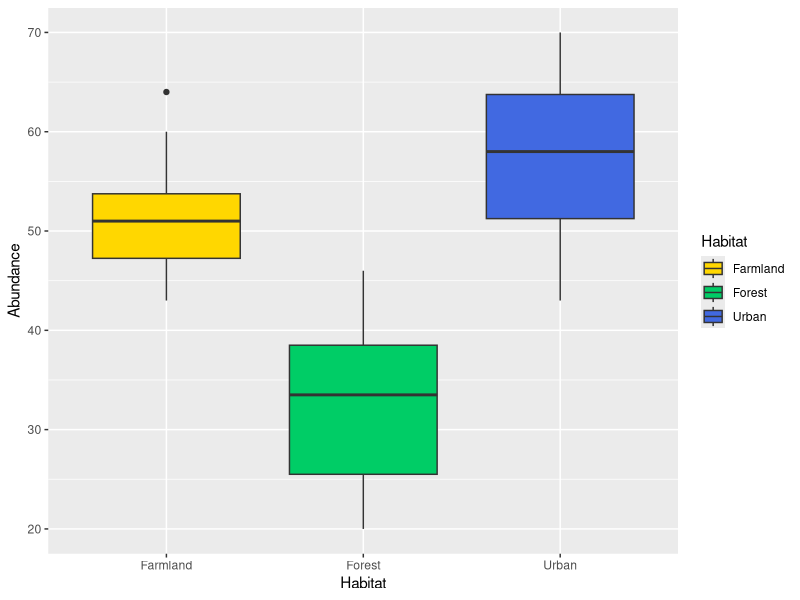
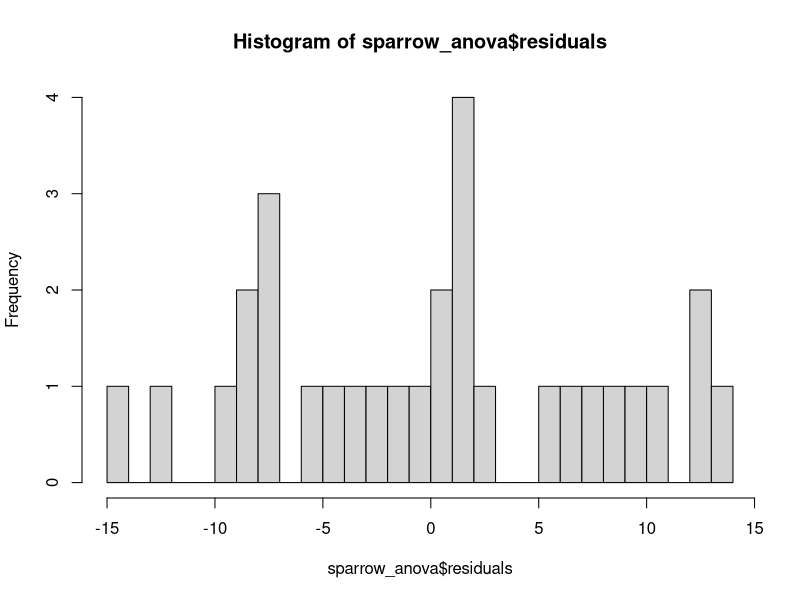
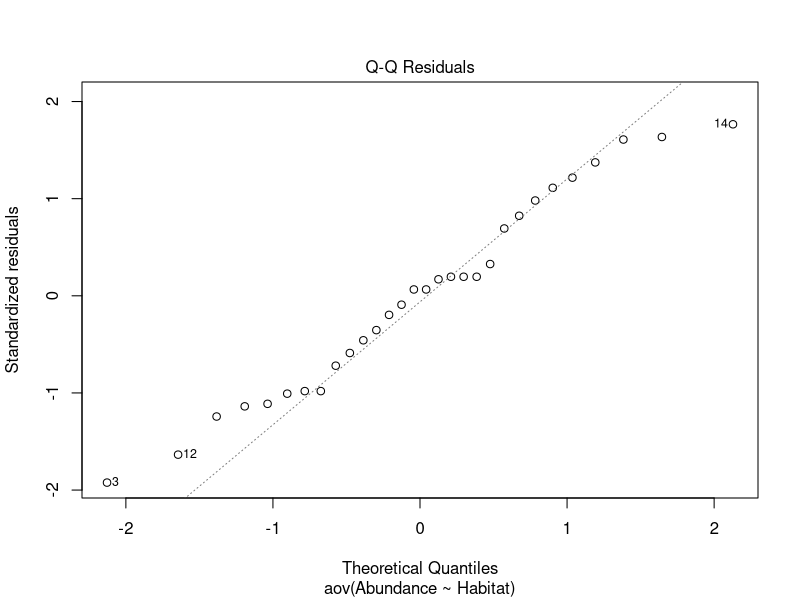
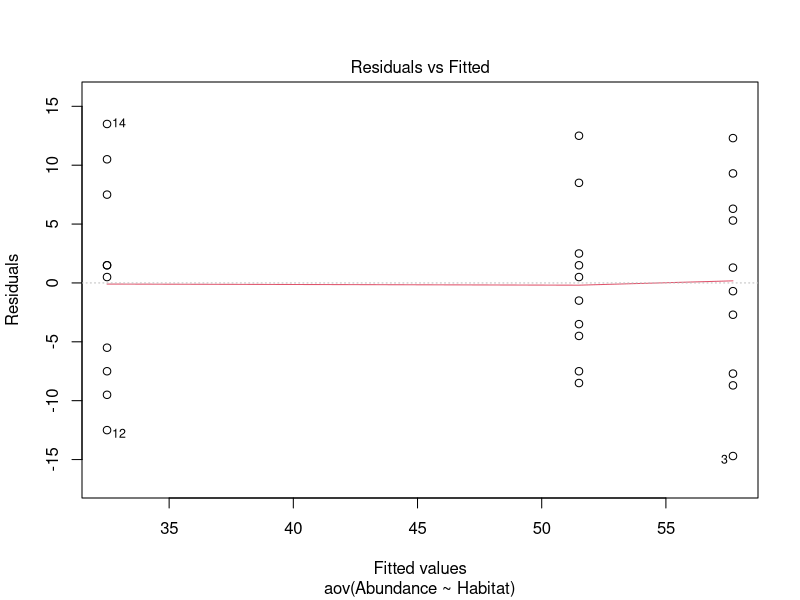
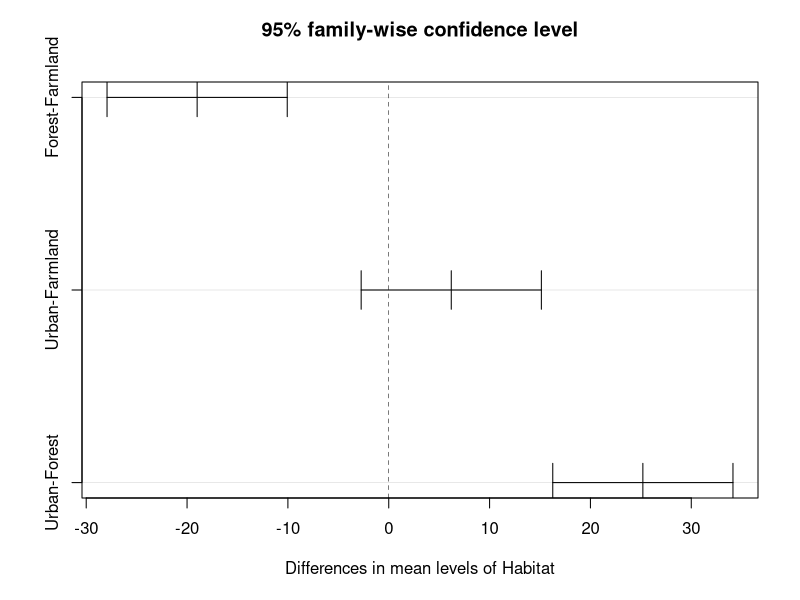
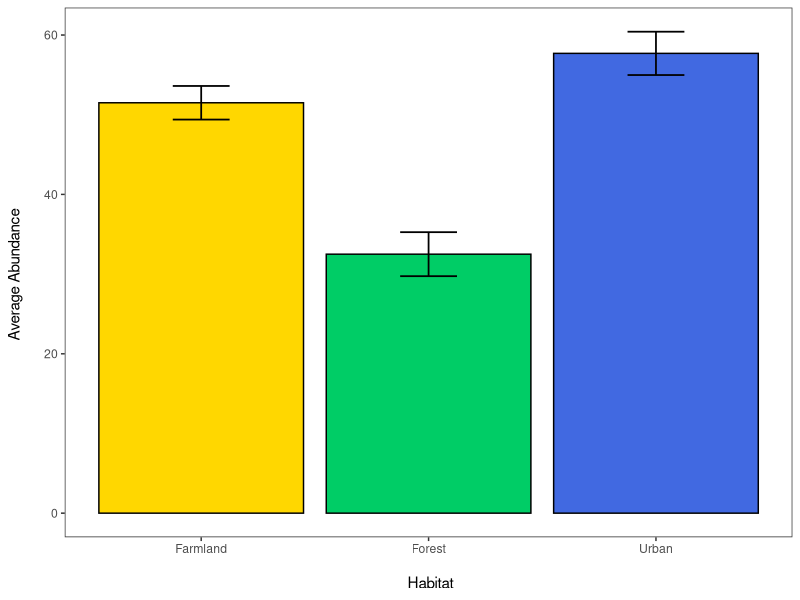
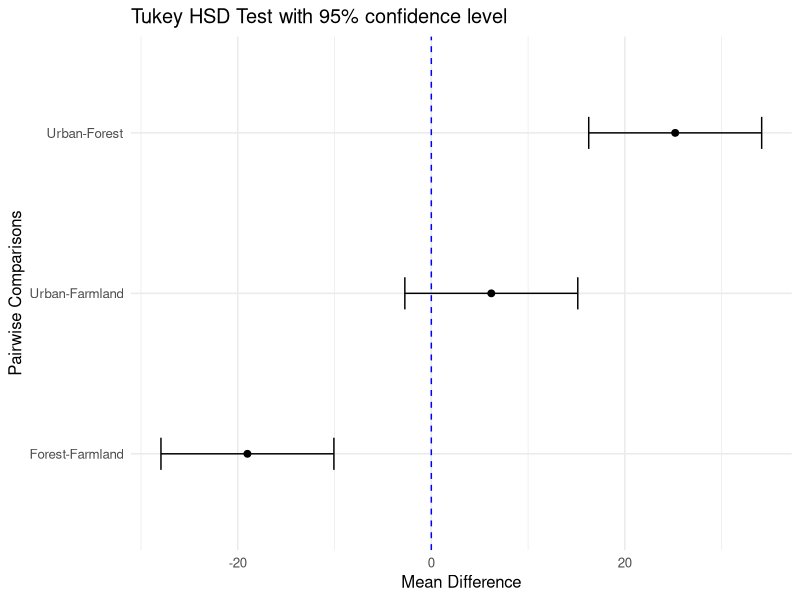

Write the R code that produced these figures, in order.
# ANOVA and Tukey's HSD Tutorial full script

# Written by Abigail Haining (19/11/24)

# Tutorial Aims:
# 1) What is ANOVA and Tukey's Test?
# 2) Research question and hypothesis
# 3) Data manipulation
# 4) Data visualisation
# 5) Running a one-way ANOVA
# 6) Running Tukey's HSD
# 7) Communicating model results


# For 1 & 2 see tutorial ----


# 3) Data manipulation ----

# Set the working directory (enter your own filepath here)
setwd("C:/Users/abiga/OneDrive/3rd year/Data Science in EES/tutorial-Abigail-Louise")

# You can check where your working directory is
getwd()

# Load packages
library(tidyverse)
library(broom)

# Import data
sparrow <- read_csv("data/sparrow_data.csv")

# Check the data
head(sparrow)
print(sparrow)

# Convert data frame to long form
sparrow_long <- gather(sparrow, Habitat, Abundance, c(Urban, Forest, Farmland))

# Check variables
str(sparrow_long)


# 4) Data visualisation ----

# Visualising data with a boxplot
(sparrow_boxplot <- ggplot(sparrow_long,                                      
                           aes(x = Habitat, y = Abundance, fill = Habitat)) + # Setting x axis as habitat and y as abundance 
   geom_boxplot() +                                                           # Adding data as a boxplot
   scale_fill_manual(values = c("gold", "springgreen3", "royalblue")))        # Setting box colours to colourblind friendly colours


# 5) Running a one-way ANOVA ----

# Running a one-way ANOVA of abundance against habitat
sparrow_anova <- aov(Abundance ~ Habitat, data = sparrow_long)

# Printing summary output
summary(sparrow_anova)

# Checking assumptions:

# Normal distribution of residuals - this can be checked by plotting a histogram of the residuals and a normal Q-Q plot

hist(sparrow_anova$residuals, breaks = 30)  # Plotting histogram of residuals and increasing intervals to get a better visualisation
# The residuals do not look normally distributed

plot(sparrow_anova, which = 2) # Plotting Q-Q plot
# There are heavy tails present which suggests the data has a skewed distribution 
# Or the outliers do not follow a normal distribution (by looking at the histogram it appears to be the this)


# Checking for homoscedasticity
plot(sparrow_anova, which = 1)
# The red line is flat against grey dashed line which is what we want to see


# 6) Running Tukey's HSD ----

# Running Tukey's HSD post-hoc test on the anova output and setting the confidence level to 95%
(sparrow_test <- TukeyHSD(sparrow_anova, conf.level=.95))

# To convert results into a better presented format of the summary table you can use the broom package
(tukey_results <- broom::tidy(sparrow_test)) # Creating tidy data frame using broom

# Plotting Tukey's test result
plot(sparrow_test)



# Convert Tukey's test results to a tidy data frame
tukey_results <- broom::tidy(sparrow_test)



# 7) Communicating model results ----

# Creating summary table of key statistics 
sparrow_summary <- sparrow_long %>%
  group_by(Habitat) %>%                          # Grouping the abundance data by habitat
  summarise(n = n(),                             # "n" is the number of observations
            average_abundance = mean(Abundance), # Average abundance of each habitat
            SD = sd(Abundance)) %>%              # Standard deviation of abundance in each habitat
  mutate(SE = SD/sqrt(n))                        # Standard error of abundance in each habitat

# Creating bar plot of sparrow summary
(sparrow_barplot <- ggplot(data = sparrow_summary) +
  geom_bar(aes(x = Habitat, y = average_abundance, fill = Habitat),    # Creating bar plot with habitat on the x axis and average abundance on the y
           stat = "identity", colour = "black") +                      # Setting stat to identity uses average_abundance instead of count and adding black borders to bars
  geom_errorbar(aes(x = Habitat, ymin = average_abundance - SE,        # Adding error bars to represent standard error
                ymax = average_abundance + SE), width = 0.25,          # Setting width of the error bars to 0.25 for better visibility
                colour = "black", size = 0.6) +                        # Setting colour and thickness of error bars
  scale_fill_manual(values = c("gold", "springgreen3", "royalblue")) + # Setting bar colours to colourblind friendly colours
  labs(x = "\n Habitat", y = "Average Abundance \n") +                 # Adding axis titles (\n leaves a space between plot and title)
  theme_test() +                                                       # Changing theme
  theme(legend.position = "none"))                                     # Removing legend


# Improve Tukey's test result plot
(sparrow_tukey_plot <- ggplot(tukey_results, 
                              aes(x = contrast, y = estimate)) +    # Set x axis to pairwise comparisons and y to mean differences
  geom_point(color = "black", size = 2) +                           # Add points for mean differences and increase size
  geom_errorbar(aes(ymin = conf.low, ymax = conf.high),             # Add error bars showing confidence intervals
                width = 0.2, color = "black") +                     # Add error bars for confidence intervals
  geom_hline(yintercept = 0, linetype = "dashed", color = "blue") + # Add a reference line at 0 and highlight with blue colour
  coord_flip() +                                                    # Flip coordinates for horizontal orientation
  labs(x = "Pairwise Comparisons", y = "Mean Difference",           # Add informative axis titles
       title = "Tukey HSD Test with 95% confidence level") +        # Add plot title
  theme_minimal(base_size = 12))                                    # Apply a clean theme



